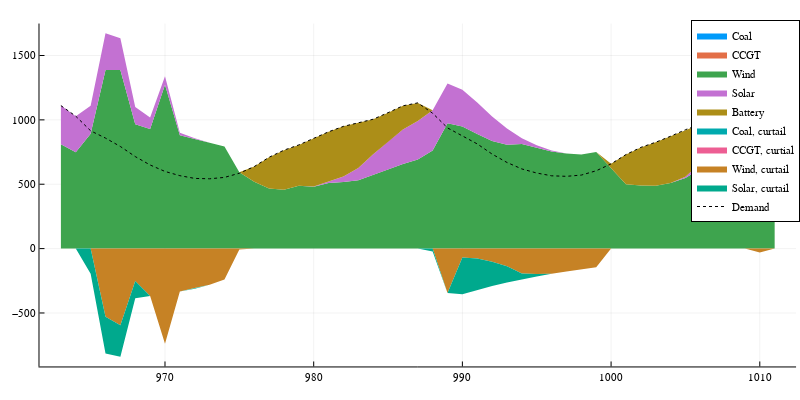

The notebook cell saved with this chart:
### Code cell
using Plots
println(T)
@userplot StackedArea

# a simple "recipe" for Plots.jl to get stacked area plots
# usage: stackedarea(xvector, datamatrix, plotsoptions)
@recipe function f(pc::StackedArea)
    x, y = pc.args
    n = length(x)
    y = cumsum(y, dims=2)
    seriestype := :shape

    # create a filled polygon for each item
    for c=1:size(y,2)
        sx = vcat(x, reverse(x))
        sy = vcat(y[:,c], c==1 ? zeros(n) : reverse(y[:,c-1]))
        @series (sx, sy)
    end
end

a = X_gen_matrix[1, time_ls]
b = X_gen_matrix[2, time_ls]
c = X_gen_matrix[3, time_ls]
d = X_gen_matrix[4, time_ls]
e = X_gen_matrix[5, time_ls]
a_c = X_cur_matrix[1, time_ls] * -1
b_c = X_cur_matrix[2, time_ls] * -1
c_c = X_cur_matrix[3, time_ls] * -1
d_c = X_cur_matrix[4, time_ls] * -1
x = time_ls


time_ls = time_ls_opt
plotly()
stackedarea(x, [d c b a e], labels=["Coal" "CCGT" "Wind" "Solar" "Battery"], lw=0)
stackedarea!(x, [d_c c_c b_c a_c], labels=["Coal, curtail" "CCGT, curtial" "Wind, curtail" "Solar, curtail"], lw=0)
plot!(x, total_demand[time_ls], label="Demand", lc=:black, lw=1, ls=:dot)
# plot!(x, value.(X_D)[:], label="Demand, shifted", lc=:black, lw=2)
plot!(size=(800,400))

### Figure 1 — Plotly figure (JSON) as saved in the notebook; plotly's stock layout.template omitted (floating-point values rounded to 4 significant figures)
{"data": [{"fill": "tozeroy", "fillcolor": "rgba(0, 154, 250, 1.000)", "legendgroup": "Coal", "line": {"color": "rgba(0, 0, 0, 1.000)", "dash": "solid", "width": 0}, "mode": "lines", "name": "Coal", "showlegend": true, "type": "scatter", "x": [963, 964, 965, 966, 967, 968, 969, 970, 971, 972, 973, 974, 975, 976, 977, 978, 979, 980, 981, 982, 983, 984, 985, 986, 987, 988, 989, 990, 991, 992, 993, 994, 995, 996, 997, 998, 999, 1000, 1001, 1002, 1003, 1004, 1005, 1006, 1007, 1008, 1009, 1010, 1011, 1011, 1010, 1009, 1008, 1007, 1006, 1005, 1004, 1003, 1002, 1001, 1000, 999, 998, 997, 996, 995, 994, 993, 992, 991, 990, 989, 988, 987, 986, 985, 984, 983, 982, 981, 980, 979, 978, 977, 976, 975, 974, 973, 972, 971, 970, 969, 968, 967, 966, 965, 964, 963, 963], "xaxis": "x1", "y": [0, 0, 0, 0, 0, 0, 0, 0, 0, 0, 0, 0, 0, 0, 0, 0, 0, 0, 0, 0, 0, 0, 0, 0, 0, 0, 0, 0, 0, 0, 0, 0, 0, 0, 0, 0, 0, 0, 0, 0, 0, 0, 0, 0, 0, 0, 0, 0, 0, 0, 0, 0, 0, 0, 0, 0, 0, 0, 0, 0, 0, 0, 0, 0, 0, 0, 0, 0, 0, 0, 0, 0, 0, 0, 0, 0, 0, 0, 0, 0, 0, 0, 0, 0, 0, 0, 0, 0, 0, 0, 0, 0, 0, 0, 0, 0, 0, 0, 0], "yaxis": "y1"}, {"fill": "tozeroy", "fillcolor": "rgba(227, 111, 71, 1.000)", "legendgroup": "CCGT", "line": {"color": "rgba(0, 0, 0, 1.000)", "dash": "solid", "width": 0}, "mode": "lines", "name": "CCGT", "showlegend": true, "type": "scatter", "x": [963, 964, 965, 966, 967, 968, 969, 970, 971, 972, 973, 974, 975, 976, 977, 978, 979, 980, 981, 982, 983, 984, 985, 986, 987, 988, 989, 990, 991, 992, 993, 994, 995, 996, 997, 998, 999, 1000, 1001, 1002, 1003, 1004, 1005, 1006, 1007, 1008, 1009, 1010, 1011, 1011, 1010, 1009, 1008, 1007, 1006, 1005, 1004, 1003, 1002, 1001, 1000, 999, 998, 997, 996, 995, 994, 993, 992, 991, 990, 989, 988, 987, 986, 985, 984, 983, 982, 981, 980, 979, 978, 977, 976, 975, 974, 973, 972, 971, 970, 969, 968, 967, 966, 965, 964, 963, 963], "xaxis": "x1", "y": [0, 0, 0, 0, 0, 0, 0, 0, 0, 0, 0, 0, 0, 0, 0, 0, 0, 0, 0, 0, 0, 0, 0, 0, 0, 0, 0, 0, 0, 0, 0, 0, 0, 0, 0, 0, 0, 0, 0, 0, 0, 0, 0, 0, 0, 0, 0, 0, 0, 0, 0, 0, 0, 0, 0, 0, 0, 0, 0, 0, 0, 0, 0, 0, 0, 0, 0, 0, 0, 0, 0, 0, 0, 0, 0, 0, 0, 0, 0, 0, 0, 0, 0, 0, 0, 0, 0, 0, 0, 0, 0, 0, 0, 0, 0, 0, 0, 0, 0], "yaxis": "y1"}, {"fill": "tozeroy", "fillcolor": "rgba(62, 164, 78, 1.000)", "legendgroup": "Wind", "line": {"color": "rgba(0, 0, 0, 1.000)", "dash": "solid", "width": 0}, "mode": "lines", "name": "Wind", "showlegend": true, "type": "scatter", "x": [963, 964, 965, 966, 967, 968, 969, 970, 971, 972, 973, 974, 975, 976, 977, 978, 979, 980, 981, 982, 983, 984, 985, 986, 987, 988, 989, 990, 991, 992, 993, 994, 995, 996, 997, 998, 999, 1000, 1001, 1002, 1003, 1004, 1005, 1006, 1007, 1008, 1009, 1010, 1011, 1011, 1010, 1009, 1008, 1007, 1006, 1005, 1004, 1003, 1002, 1001, 1000, 999, 998, 997, 996, 995, 994, 993, 992, 991, 990, 989, 988, 987, 986, 985, 984, 983, 982, 981, 980, 979, 978, 977, 976, 975, 974, 973, 972, 971, 970, 969, 968, 967, 966, 965, 964, 963, 963], "xaxis": "x1", "y": [811.1, 748.6, 892.9, 1387.0, 1388.0, 966.3, 928.7, 1273.0, 879.8, 851.2, 822.4, 793.2, 592.3, 519.0, 467.0, 456.2, 487.9, 481.2, 509.4, 516.8, 531.8, 575.2, 614.0, 657.9, 691.9, 761.1, 974.1, 948.6, 890.5, 835.7, 806.5, 811.7, 784.1, 754.2, 738.5, 731.9, 750.1, 623.7, 500.0, 489.2, 488.3, 509.3, 547.7, 620.3, 710.2, 784.6, 845.6, 874.3, 820.5, 0, 0, 0, 0, 0, 0, 0, 0, 0, 0, 0, 0, 0, 0, 0, 0, 0, 0, 0, 0, 0, 0, 0, 0, 0, 0, 0, 0, 0, 0, 0, 0, 0, 0, 0, 0, 0, 0, 0, 0, 0, 0, 0, 0, 0, 0, 0, 0, 0, 811.1], "yaxis": "y1"}, {"fill": "tozeroy", "fillcolor": "rgba(195, 113, 210, 1.000)", "legendgroup": "Solar", "line": {"color": "rgba(0, 0, 0, 1.000)", "dash": "solid", "width": 0}, "mode": "lines", "name": "Solar", "showlegend": true, "type": "scatter", "x": [963, 964, 965, 966, 967, 968, 969, 970, 971, 972, 973, 974, 975, 976, 977, 978, 979, 980, 981, 982, 983, 984, 985, 986, 987, 988, 989, 990, 991, 992, 993, 994, 995, 996, 997, 998, 999, 1000, 1001, 1002, 1003, 1004, 1005, 1006, 1007, 1008, 1009, 1010, 1011, 1011, 1010, 1009, 1008, 1007, 1006, 1005, 1004, 1003, 1002, 1001, 1000, 999, 998, 997, 996, 995, 994, 993, 992, 991, 990, 989, 988, 987, 986, 985, 984, 983, 982, 981, 980, 979, 978, 977, 976, 975, 974, 973, 972, 971, 970, 969, 968, 967, 966, 965, 964, 963, 963], "xaxis": "x1", "y": [1111.0, 1029.0, 1110.0, 1673.0, 1633.0, 1100.0, 1018.0, 1339.0, 899.3, 856.4, 822.8, 793.2, 592.3, 519.0, 467.0, 456.2, 487.9, 481.9, 520.6, 559.3, 626.8, 733.7, 832.3, 924.5, 991.2, 1075.0, 1283.0, 1234.0, 1135.0, 1026.0, 933.0, 857.8, 803.4, 761.5, 738.9, 731.9, 750.1, 623.7, 500.0, 489.2, 488.3, 510.0, 558.6, 662.4, 804.5, 942.4, 1063.0, 1140.0, 1119.0, 820.5, 874.3, 845.6, 784.6, 710.2, 620.3, 547.7, 509.3, 488.3, 489.2, 500.0, 623.7, 750.1, 731.9, 738.5, 754.2, 784.1, 811.7, 806.5, 835.7, 890.5, 948.6, 974.1, 761.1, 691.9, 657.9, 614.0, 575.2, 531.8, 516.8, 509.4, 481.2, 487.9, 456.2, 467.0, 519.0, 592.3, 793.2, 822.4, 851.2, 879.8, 1273.0, 928.7, 966.3, 1388.0, 1387.0, 892.9, 748.6, 811.1, 1111.0], "yaxis": "y1"}, {"fill": "tozeroy", "fillcolor": "rgba(172, 142, 24, 1.000)", "legendgroup": "Battery", "line": {"color": "rgba(0, 0, 0, 1.000)", "dash": "solid", "width": 0}, "mode": "lines", "name": "Battery", "showlegend": true, "type": "scatter", "x": [963, 964, 965, 966, 967, 968, 969, 970, 971, 972, 973, 974, 975, 976, 977, 978, 979, 980, 981, 982, 983, 984, 985, 986, 987, 988, 989, 990, 991, 992, 993, 994, 995, 996, 997, 998, 999, 1000, 1001, 1002, 1003, 1004, 1005, 1006, 1007, 1008, 1009, 1010, 1011, 1011, 1010, 1009, 1008, 1007, 1006, 1005, 1004, 1003, 1002, 1001, 1000, 999, 998, 997, 996, 995, 994, 993, 992, 991, 990, 989, 988, 987, 986, 985, 984, 983, 982, 981, 980, 979, 978, 977, 976, 975, 974, 973, 972, 971, 970, 969, 968, 967, 966, 965, 964, 963, 963], "xaxis": "x1", "y": [1111.0, 1029.0, 1110.0, 1673.0, 1633.0, 1100.0, 1018.0, 1339.0, 899.3, 856.4, 822.8, 793.2, 592.3, 637.2, 709.6, 764.6, 805.6, 854.9, 907.4, 949.5, 974.7, 1005.0, 1056.0, 1109.0, 1132.0, 1075.0, 1283.0, 1234.0, 1135.0, 1026.0, 933.0, 857.8, 803.4, 761.5, 738.9, 731.9, 750.1, 658.1, 730.5, 786.3, 826.3, 872.6, 923.5, 965.4, 989.0, 1017.0, 1063.0, 1140.0, 1125.0, 1119.0, 1140.0, 1063.0, 942.4, 804.5, 662.4, 558.6, 510.0, 488.3, 489.2, 500.0, 623.7, 750.1, 731.9, 738.9, 761.5, 803.4, 857.8, 933.0, 1026.0, 1135.0, 1234.0, 1283.0, 1075.0, 991.2, 924.5, 832.3, 733.7, 626.8, 559.3, 520.6, 481.9, 487.9, 456.2, 467.0, 519.0, 592.3, 793.2, 822.8, 856.4, 899.3, 1339.0, 1018.0, 1100.0, 1633.0, 1673.0, 1110.0, 1029.0, 1111.0, 1111.0], "yaxis": "y1"}, {"fill": "tozeroy", "fillcolor": "rgba(0, 170, 174, 1.000)", "legendgroup": "Coal, curtail", "line": {"color": "rgba(0, 0, 0, 1.000)", "dash": "solid", "width": 0}, "mode": "lines", "name": "Coal, curtail", "showlegend": true, "type": "scatter", "x": [963, 964, 965, 966, 967, 968, 969, 970, 971, 972, 973, 974, 975, 976, 977, 978, 979, 980, 981, 982, 983, 984, 985, 986, 987, 988, 989, 990, 991, 992, 993, 994, 995, 996, 997, 998, 999, 1000, 1001, 1002, 1003, 1004, 1005, 1006, 1007, 1008, 1009, 1010, 1011, 1011, 1010, 1009, 1008, 1007, 1006, 1005, 1004, 1003, 1002, 1001, 1000, 999, 998, 997, 996, 995, 994, 993, 992, 991, 990, 989, 988, 987, 986, 985, 984, 983, 982, 981, 980, 979, 978, 977, 976, 975, 974, 973, 972, 971, 970, 969, 968, 967, 966, 965, 964, 963, 963], "xaxis": "x1", "y": [0, 0, 0, 0, 0, 0, 0, 0, 0, 0, 0, 0, 0, 0, 0, 0, 0, 0, 0, 0, 0, 0, 0, 0, 0, 0, 0, 0, 0, 0, 0, 0, 0, 0, 0, 0, 0, 0, 0, 0, 0, 0, 0, 0, 0, 0, 0, 0, 0, 0, 0, 0, 0, 0, 0, 0, 0, 0, 0, 0, 0, 0, 0, 0, 0, 0, 0, 0, 0, 0, 0, 0, 0, 0, 0, 0, 0, 0, 0, 0, 0, 0, 0, 0, 0, 0, 0, 0, 0, 0, 0, 0, 0, 0, 0, 0, 0, 0, 0], "yaxis": "y1"}, {"fill": "tozeroy", "fillcolor": "rgba(237, 94, 147, 1.000)", "legendgroup": "CCGT, curtial", "line": {"color": "rgba(0, 0, 0, 1.000)", "dash": "solid", "width": 0}, "mode": "lines", "name": "CCGT, curtial", "showlegend": true, "type": "scatter", "x": [963, 964, 965, 966, 967, 968, 969, 970, 971, 972, 973, 974, 975, 976, 977, 978, 979, 980, 981, 982, 983, 984, 985, 986, 987, 988, 989, 990, 991, 992, 993, 994, 995, 996, 997, 998, 999, 1000, 1001, 1002, 1003, 1004, 1005, 1006, 1007, 1008, 1009, 1010, 1011, 1011, 1010, 1009, 1008, 1007, 1006, 1005, 1004, 1003, 1002, 1001, 1000, 999, 998, 997, 996, 995, 994, 993, 992, 991, 990, 989, 988, 987, 986, 985, 984, 983, 982, 981, 980, 979, 978, 977, 976, 975, 974, 973, 972, 971, 970, 969, 968, 967, 966, 965, 964, 963, 963], "xaxis": "x1", "y": [0, 0, 0, 0, 0, 0, 0, 0, 0, 0, 0, 0, 0, 0, 0, 0, 0, 0, 0, 0, 0, 0, 0, 0, 0, 0, 0, 0, 0, 0, 0, 0, 0, 0, 0, 0, 0, 0, 0, 0, 0, 0, 0, 0, 0, 0, 0, 0, 0, 0, 0, 0, 0, 0, 0, 0, 0, 0, 0, 0, 0, 0, 0, 0, 0, 0, 0, 0, 0, 0, 0, 0, 0, 0, 0, 0, 0, 0, 0, 0, 0, 0, 0, 0, 0, 0, 0, 0, 0, 0, 0, 0, 0, 0, 0, 0, 0, 0, 0], "yaxis": "y1"}, {"fill": "tozeroy", "fillcolor": "rgba(198, 130, 37, 1.000)", "legendgroup": "Wind, curtail", "line": {"color": "rgba(0, 0, 0, 1.000)", "dash": "solid", "width": 0}, "mode": "lines", "name": "Wind, curtail", "showlegend": true, "type": "scatter", "x": [963, 964, 965, 966, 967, 968, 969, 970, 971, 972, 973, 974, 975, 976, 977, 978, 979, 980, 981, 982, 983, 984, 985, 986, 987, 988, 989, 990, 991, 992, 993, 994, 995, 996, 997, 998, 999, 1000, 1001, 1002, 1003, 1004, 1005, 1006, 1007, 1008, 1009, 1010, 1011, 1011, 1010, 1009, 1008, 1007, 1006, 1005, 1004, 1003, 1002, 1001, 1000, 999, 998, 997, 996, 995, 994, 993, 992, 991, 990, 989, 988, 987, 986, 985, 984, 983, 982, 981, 980, 979, 978, 977, 976, 975, 974, 973, 972, 971, 970, 969, 968, 967, 966, 965, 964, 963, 963], "xaxis": "x1", "y": [0, 0, 0, -528.6, -595.0, -251.5, -368.1, -739.8, -332.9, -305.9, -280.4, -240.2, -6.769, 0, 0, 0, 0, 0, 0, 0, 0, 0, 0, 0, 0, 0, -345.5, -70.09, -77.3, -101.6, -137.5, -192.9, -197.1, -196.0, -177.4, -160.7, -145.5, 0, 0, 0, 0, 0, 0, 0, 0, 0, 0, -30.7, 0, 0, 0, 0, 0, 0, 0, 0, 0, 0, 0, 0, 0, 0, 0, 0, 0, 0, 0, 0, 0, 0, 0, 0, 0, 0, 0, 0, 0, 0, 0, 0, 0, 0, 0, 0, 0, 0, 0, 0, 0, 0, 0, 0, 0, 0, 0, 0, 0, 0, 0], "yaxis": "y1"}, {"fill": "tozeroy", "fillcolor": "rgba(0, 169, 141, 1.000)", "legendgroup": "Solar, curtail", "line": {"color": "rgba(0, 0, 0, 1.000)", "dash": "solid", "width": 0}, "mode": "lines", "name": "Solar, curtail", "showlegend": true, "type": "scatter", "x": [963, 964, 965, 966, 967, 968, 969, 970, 971, 972, 973, 974, 975, 976, 977, 978, 979, 980, 981, 982, 983, 984, 985, 986, 987, 988, 989, 990, 991, 992, 993, 994, 995, 996, 997, 998, 999, 1000, 1001, 1002, 1003, 1004, 1005, 1006, 1007, 1008, 1009, 1010, 1011, 1011, 1010, 1009, 1008, 1007, 1006, 1005, 1004, 1003, 1002, 1001, 1000, 999, 998, 997, 996, 995, 994, 993, 992, 991, 990, 989, 988, 987, 986, 985, 984, 983, 982, 981, 980, 979, 978, 977, 976, 975, 974, 973, 972, 971, 970, 969, 968, 967, 966, 965, 964, 963, 963], "xaxis": "x1", "y": [0, 0, -194.7, -814.5, -840.1, -384.9, -368.1, -739.8, -332.9, -311.1, -280.4, -240.2, -6.769, 0, 0, 0, 0, 0, 0, 0, 0, 0, 0, 0, 0, -23.46, -345.5, -355.4, -321.9, -291.4, -263.9, -239.0, -216.4, -196.0, -177.4, -160.7, -145.5, 0, 0, 0, 0, 0, 0, 0, 0, 0, 0, -30.7, 0, 0, -30.7, 0, 0, 0, 0, 0, 0, 0, 0, 0, 0, -145.5, -160.7, -177.4, -196.0, -197.1, -192.9, -137.5, -101.6, -77.3, -70.09, -345.5, 0, 0, 0, 0, 0, 0, 0, 0, 0, 0, 0, 0, 0, -6.769, -240.2, -280.4, -305.9, -332.9, -739.8, -368.1, -251.5, -595.0, -528.6, 0, 0, 0, 0], "yaxis": "y1"}, {"colorbar": {"len": 0.9525, "title": "", "x": 0.9951, "y": 0.5139}, "legendgroup": "Demand", "line": {"color": "rgba(0, 0, 0, 1.000)", "dash": "dot", "shape": "linear", "width": 1}, "mode": "lines", "name": "Demand", "showlegend": true, "type": "scatter", "x": [963, 964, 965, 966, 967, 968, 969, 970, 971, 972, 973, 974, 975, 976, 977, 978, 979, 980, 981, 982, 983, 984, 985, 986, 987, 988, 989, 990, 991, 992, 993, 994, 995, 996, 997, 998, 999, 1000, 1001, 1002, 1003, 1004, 1005, 1006, 1007, 1008, 1009, 1010, 1011], "xaxis": "x", "y": [1111.0, 1029.0, 914.9, 858.4, 793.1, 714.8, 649.5, 599.4, 566.5, 545.3, 542.3, 553.0, 585.5, 637.2, 709.6, 764.6, 805.6, 854.9, 907.4, 949.5, 974.7, 1005.0, 1056.0, 1109.0, 1132.0, 1051.0, 937.6, 878.5, 813.2, 734.1, 669.1, 618.8, 586.9, 565.5, 561.4, 571.2, 604.6, 658.1, 730.5, 786.3, 826.3, 872.6, 923.5, 965.4, 989.0, 1017.0, 1063.0, 1110.0, 1125.0], "yaxis": "y"}], "layout": {"annotations": [], "height": 400, "legend": {"bgcolor": "rgba(255, 255, 255, 1.000)", "bordercolor": "rgba(0, 0, 0, 1.000)", "borderwidth": 1, "font": {"color": "rgba(0, 0, 0, 1.000)", "family": "sans-serif", "size": 11}, "title": {"font": {"color": "rgba(0, 0, 0, 1.000)", "family": "sans-serif", "size": 15}, "text": ""}, "tracegroupgap": 0, "traceorder": "normal", "x": 1, "xanchor": "auto", "y": 1, "yanchor": "auto"}, "margin": {"b": 20, "l": 0, "r": 0, "t": 20}, "paper_bgcolor": "rgba(255, 255, 255, 1.000)", "plot_bgcolor": "rgba(255, 255, 255, 1.000)", "showlegend": true, "width": 800, "xaxis": {"anchor": "y", "domain": [0.04937, 0.9951], "gridcolor": "rgba(0, 0, 0, 0.100)", "gridwidth": 0.5, "linecolor": "rgba(0, 0, 0, 1.000)", "mirror": false, "range": [961.6, 1012.0], "showgrid": true, "showline": true, "showticklabels": true, "tickangle": 0, "tickcolor": "rgb(0, 0, 0)", "tickfont": {"color": "rgba(0, 0, 0, 1.000)", "family": "sans-serif", "size": 11}, "tickmode": "array", "ticks": "inside", "ticktext": ["970", "980", "990", "1000", "1010"], "tickvals": [970, 980, 990, 1000, 1010], "title": "", "titlefont": {"color": "rgba(0, 0, 0, 1.000)", "family": "sans-serif", "size": 15}, "type": "-", "visible": true, "zeroline": false, "zerolinecolor": "rgba(0, 0, 0, 1.000)"}, "yaxis": {"anchor": "x", "domain": [0.03762, 0.9902], "gridcolor": "rgba(0, 0, 0, 0.100)", "gridwidth": 0.5, "linecolor": "rgba(0, 0, 0, 1.000)", "mirror": false, "range": [-915.5, 1748.0], "showgrid": true, "showline": true, "showticklabels": true, "tickangle": 0, "tickcolor": "rgb(0, 0, 0)", "tickfont": {"color": "rgba(0, 0, 0, 1.000)", "family": "sans-serif", "size": 11}, "tickmode": "array", "ticks": "inside", "ticktext": ["−500", "0", "500", "1000", "1500"], "tickvals": [-500, 0, 500, 1000, 1500], "title": "", "titlefont": {"color": "rgba(0, 0, 0, 1.000)", "family": "sans-serif", "size": 15}, "type": "-", "visible": true, "zeroline": false, "zerolinecolor": "rgba(0, 0, 0, 1.000)"}}}
